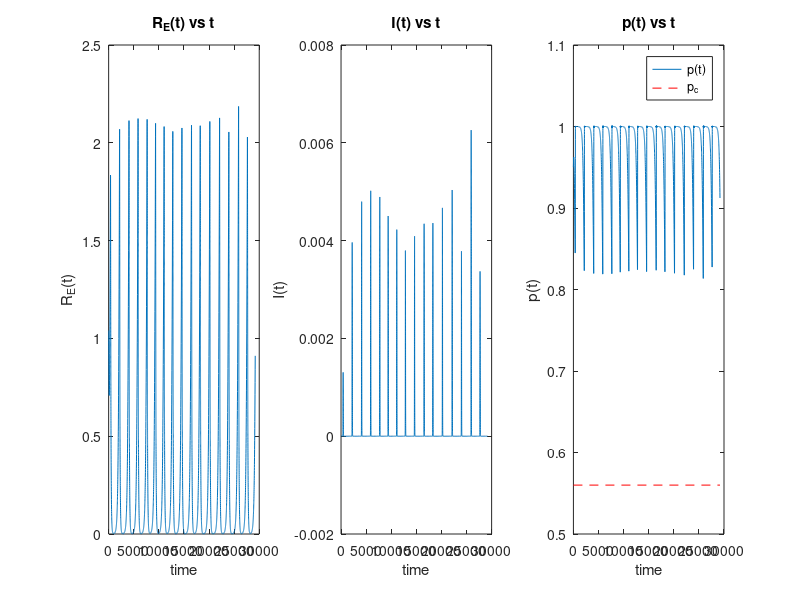

This chart was generated by the following MATLAB code:
% Parameter definitions
mu = 1/78;          % Birth and death rate (1/L, where L is life expectancy)
v = 1/7;           % Rate of recovery from infection
R_0 = 15;          % Basic Reproduction Number
beta = R_0*(mu+v); % Transmission rate
k = 40;            % Combined constant ( given k*theta = 40)
p_c= 0.56;
%p_c = 1 - 1/R_0;   % Critical elimination coverage
%p_c =0.933; 
disp(p_c);
gamma = 0;         % For the I-model
alpha_A = 1.638* 10^(-4);     %defined from me
theta_A = k;       % From the condition k*theta = 40 and taking theta(I) = theta_A*I

% Differential equations
f = @(t,y) [
    mu*(1-y(3)) - mu*y(1) - beta*y(1)*y(2);                                   % dS/dt
    beta*y(1)*y(2) - (mu+v)*y(2);                                             % dI/dt
    k*(1-y(3)) * ((theta_A*y(2) - alpha_A*y(3))*y(3) - gamma);                % dp/dt
];

% Initial conditions
S0 = 1.04/R_0;
I0 = 0.82e-5;
p0 = 0.95;

% Time span
tspan = [0, 80*365];

% using ode45
[t, Y] = ode45(f, tspan, [S0 I0 p0]);

% Plots
figure;
subplot(1,3,1);
plot(t, R_0*Y(:,1)); % R_E(t) = R_0*S(t)
title('R_E(t) vs t');
xlabel('time');
ylabel('R_E(t)');

subplot(1,3,2);
plot(t, Y(:,2));
title('I(t) vs t');
xlabel('time');
ylabel('I(t)');

subplot(1,3,3);
plot(t, Y(:,3));
title('p(t) vs t');
xlabel('time');
ylabel('p(t)');
hold on;
line([0 80*365],[p_c p_c],'Color','red','LineStyle','--');
legend('p(t)', 'p_c');
